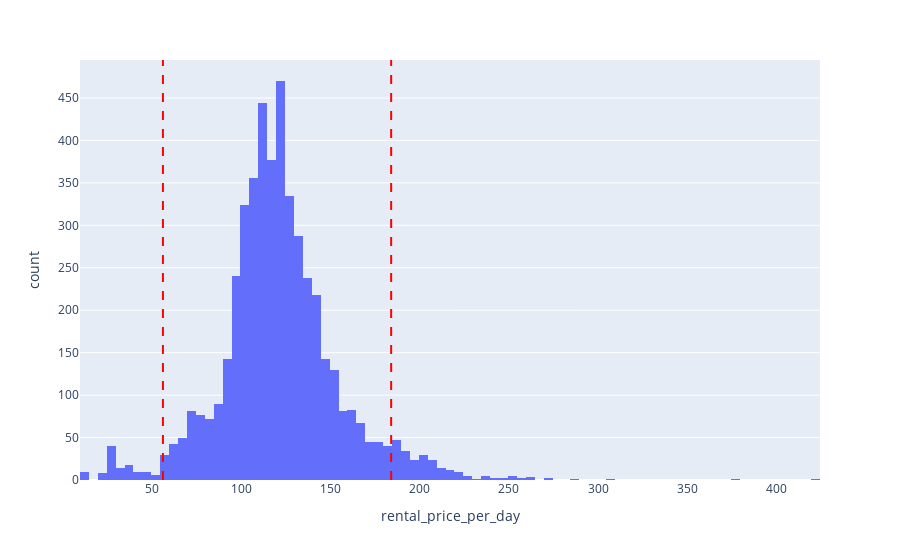

The notebook cell saved with this chart:
### Code cell
#IQR pour les distributions asymétriques

Q1 = pricing_df['rental_price_per_day'].quantile(0.25)
Q3 = pricing_df['rental_price_per_day'].quantile(0.75)
IQR = Q3 - Q1

lower_bound = Q1 - 1.5 * IQR
upper_bound = Q3 + 1.5 * IQR

print(f"Outliers min : {lower_bound}, Outliers max : {upper_bound}")

# Histogramme
fig = px.histogram(pricing_df, x="rental_price_per_day")

# Ajouter les lignes
fig.add_vline(x=lower_bound, line_dash='dash', line_color='red')
fig.add_vline(x=upper_bound, line_dash='dash', line_color='red')

fig.show()

### Figure 1 — Plotly figure (JSON) as saved in the notebook; plotly's stock layout.template omitted (floating-point values rounded to 4 significant figures; data arrays with more than 128 entries replaced by an {"elided": "..."} marker saying what was removed)
{"data": [{"bingroup": "x", "hovertemplate": "rental_price_per_day=%{x}<br>count=%{y}<extra></extra>", "legendgroup": "", "marker": {"color": "#636efa", "pattern": {"shape": ""}}, "name": "", "orientation": "v", "showlegend": false, "type": "histogram", "x": {"elided": "4843 int values"}, "xaxis": "x", "yaxis": "y"}], "layout": {"barmode": "relative", "legend": {"tracegroupgap": 0}, "margin": {"t": 60}, "shapes": [{"line": {"color": "red", "dash": "dash"}, "type": "line", "x0": 56, "x1": 56, "xref": "x", "y0": 0, "y1": 1, "yref": "y domain"}, {"line": {"color": "red", "dash": "dash"}, "type": "line", "x0": 184, "x1": 184, "xref": "x", "y0": 0, "y1": 1, "yref": "y domain"}], "xaxis": {"anchor": "y", "domain": [0, 1], "title": {"text": "rental_price_per_day"}}, "yaxis": {"anchor": "x", "domain": [0, 1], "title": {"text": "count"}}}}
